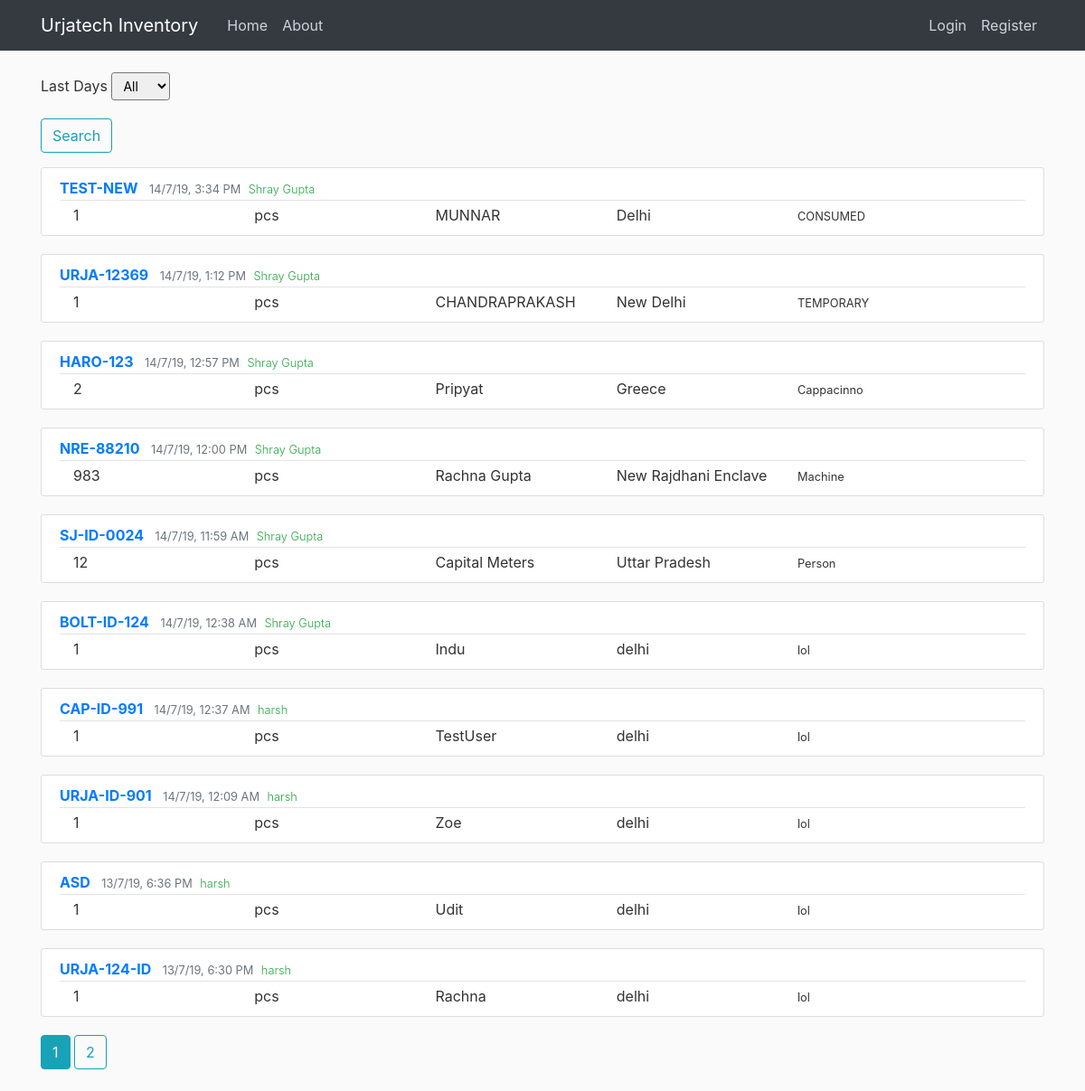
Page /home on the earlier database version.
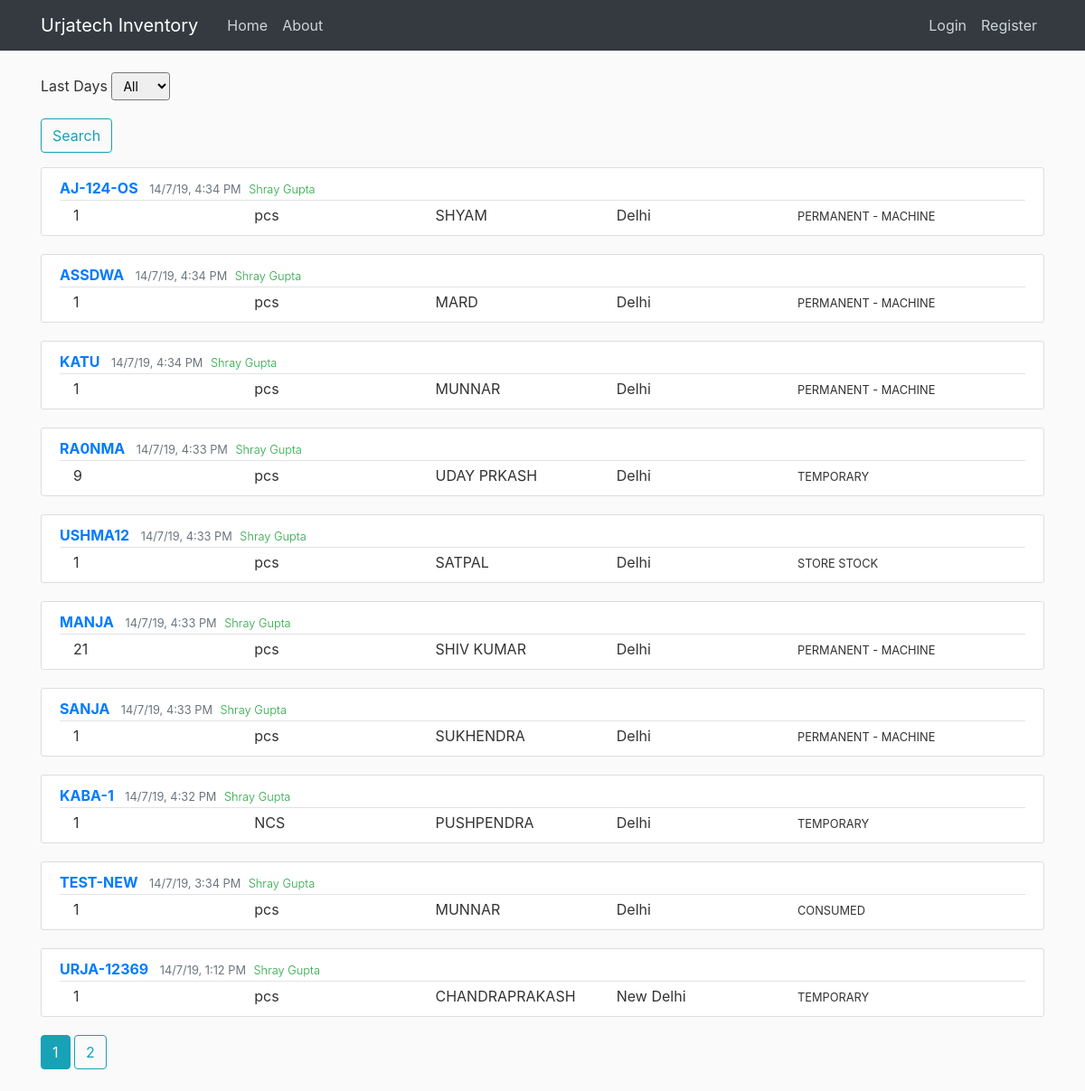
Same page on the later database version.
### flaskblog/models.py (models this page shows, shortened)
class Post(db.Model):
    id = db.Column(db.Integer, primary_key=True)
    material_id = db.Column(db.String(50), nullable=False)
    numbers_issued = db.Column(db.Integer)
    unit = db.Column(db.String(10))
    person = db.Column(db.String(20))
    location = db.Column(db.String(50))
    type_issued = db.Column(db.String(20))
    date_posted = db.Column(db.DateTime, nullable=False, default=datetime.now)
    user_id = db.Column(db.Integer, db.ForeignKey('user.id'))

class User(db.Model, UserMixin):
    id = db.Column(db.Integer, primary_key=True)
    name = db.Column(db.String(30), nullable=False)
    username = db.Column(db.String(20), unique=True, nullable=False)
    email = db.Column(db.String(100), unique=True, nullable=False)
    image_file = db.Column(db.String(20), nullable=False, default='56c6632a3ab0abec.jpg')
    password = db.Column(db.String(60), nullable=False)
    posts = db.relationship('Post', backref='author', lazy=True)

### flaskblog/routes.py (the view)
@app.route("/", methods=['GET', 'POST'])
@app.route("/home", methods=['GET', 'POST'])
def home():
    page = request.args.get('page', 1, type=int)
    per_page=10
    form = SortDays()
    posts = Post.query.order_by(desc(Post.date_posted))
    if form.sort_days.data == '1':
        posts = Post.query.order_by(desc(Post.date_posted)).filter(Post.date_posted > (datetime.now()-timedelta(days=1)))
    elif form.sort_days.data == '7':
        posts = Post.query.order_by(desc(Post.date_posted)).filter(Post.date_posted > (datetime.now()-timedelta(hours=2)))
    elif form.sort_days.data == '30':
        posts = Post.query.order_by(desc(Post.date_posted)).filter(Post.date_posted > (datetime.now()-timedelta(days=30)))
    elif form.sort_days.data == '90':
        posts = Post.query.order_by(desc(Post.date_posted)).filter(Post.date_posted > (datetime.now()-timedelta(days=90)))
    elif form.sort_days.data == '360':
        posts = Post.query.order_by(desc(Post.date_posted)).filter(Post.date_posted > (datetime.now()-timedelta(days=360)))
    elif form.sort_days.data == 'All':
        posts = Post.query.order_by(desc(Post.date_posted))
    return render_template('home.html', form=form, posts=posts.paginate(page=page, per_page=per_page))

### flaskblog/forms.py
class SortDays(FlaskForm):
    sort_days = SelectField('Last Days', choices=[('All', 'All'), ('1', '1'),
                                                  ('7', '7'), ('30', '30'),
                                                  ('90', '90'), ('360', '360')])
    submit = SubmitField('Search')

### flaskblog/templates/home.html
{% extends "layout.html" %}
{% block content %}
<form method="POST" action="">
        <div class="form-group">
            {{ form.sort_days.label(class="form-control-label")}}
            {% if form.sort_days.errors %}
                {{ form.sort_days(class="form-control form-control-lg is-invalid") }}
                <div class="invalid-feedback">
                    {% for error in form.sort_days.errors %}
                        <span>
                    {{ error }}
                    </span>
                    {% endfor %}
                </div>
            {% else %}
                {{ form.sort_days(class="form-control-sm") }}
            {% endif %}
        </div>
    <div class="form-group">
        {{ form.submit(class="btn btn-outline-info") }}
    </div>
</form>
{% for post in posts.items %}
  <article class="media content-section">
  <div class="media-body">
    <div class="article-metadata">
        <a class="mr-2 text-uppercase font-weight-bold" href="{{ url_for('post', post_id=post.id) }}"> {{ post.material_id }}</a>
        <small class="text-muted">{{ post.date_posted.strftime("%d/%-m/%-y, %-I:%M %p")}}</small>
        <small class="font-weight-light text-success ml-1">{{ post.author.name }}</small>
      </div>
      <div class="container text-sm">
        <div class="row">
          <div class="col">
            {{ post.numbers_issued }}
          </div>
          <div class="col">
            {{ post.unit }}
          </div>
          <div class="col">
            {{ post.person }}
          </div>
          <div class="col">
            {{ post.location }}
          </div>
          <div class="col-3">
            <small> {{ post.type_issued }}</small>
          </div>
        </div>
      </div>
    </div>
  </article>
{% endfor %}
{% for page_num in posts.iter_pages(left_edge=1, right_edge=1, left_current=1, right_current=2) %}
  {% if page_num %}
    {% if posts.page == page_num %}
      <a class="btn btn-info mb-4" href="{{ url_for('home', page=page_num) }}">{{page_num}}</a>
    {% else %}
      <a class="btn btn-outline-info mb-4" href="{{ url_for('home', page=page_num) }}">{{page_num}}</a>
    {% endif %}
  {% else %}
    ...
  {% endif %}
{% endfor %}
  {% endblock content %}

Differences in the rows shown:
no longer on this page (row unchanged): Post: material_id "HARO-123", date_posted "14/7/19, 12:57 PM", author.name "Shray Gupta", numbers_issued "2", unit "pcs", person "Pripyat", location "Greece", type_issued "Cappacinno"
no longer on this page (row unchanged): Post: material_id "NRE-88210", date_posted "14/7/19, 12:00 PM", author.name "Shray Gupta", numbers_issued "983", unit "pcs", person "Rachna Gupta", location "New Rajdhani Enclave", type_issued "Machine"
no longer on this page (row unchanged): Post: material_id "SJ-ID-0024", date_posted "14/7/19, 11:59 AM", author.name "Shray Gupta", numbers_issued "12", unit "pcs", person "Capital Meters", location "Uttar Pradesh", type_issued "Person"
no longer on this page (row unchanged): Post: material_id "BOLT-ID-124", date_posted "14/7/19, 12:38 AM", author.name "Shray Gupta", numbers_issued "1", unit "pcs", person "Indu", location "delhi", type_issued "lol"
no longer on this page (row unchanged): Post: material_id "CAP-ID-991", date_posted "14/7/19, 12:37 AM", author.name "harsh", numbers_issued "1", unit "pcs", person "TestUser", location "delhi", type_issued "lol"
no longer on this page (row unchanged): Post: material_id "URJA-ID-901", date_posted "14/7/19, 12:09 AM", author.name "harsh", numbers_issued "1", unit "pcs", person "Zoe", location "delhi", type_issued "lol"
no longer on this page (row unchanged): Post: material_id "ASD", date_posted "13/7/19, 6:36 PM", author.name "harsh", numbers_issued "1", unit "pcs", person "Udit", location "delhi", type_issued "lol"
no longer on this page (row unchanged): Post: material_id "URJA-124-ID", date_posted "13/7/19, 6:30 PM", author.name "harsh", numbers_issued "1", unit "pcs", person "Rachna", location "delhi", type_issued "lol"
added Post: material_id "AJ-124-OS", date_posted "14/7/19, 4:34 PM", author.name "Shray Gupta", numbers_issued "1", unit "pcs", person "SHYAM", location "Delhi", type_issued "PERMANENT - MACHINE"
added Post: material_id "ASSDWA", date_posted "14/7/19, 4:34 PM", author.name "Shray Gupta", numbers_issued "1", unit "pcs", person "MARD", location "Delhi", type_issued "PERMANENT - MACHINE"
added Post: material_id "KATU", date_posted "14/7/19, 4:34 PM", author.name "Shray Gupta", numbers_issued "1", unit "pcs", person "MUNNAR", location "Delhi", type_issued "PERMANENT - MACHINE"
added Post: material_id "RA0NMA", date_posted "14/7/19, 4:33 PM", author.name "Shray Gupta", numbers_issued "9", unit "pcs", person "UDAY PRKASH", location "Delhi", type_issued "TEMPORARY"
added Post: material_id "USHMA12", date_posted "14/7/19, 4:33 PM", author.name "Shray Gupta", numbers_issued "1", unit "pcs", person "SATPAL", location "Delhi", type_issued "STORE STOCK"
added Post: material_id "MANJA", date_posted "14/7/19, 4:33 PM", author.name "Shray Gupta", numbers_issued "21", unit "pcs", person "SHIV KUMAR", location "Delhi", type_issued "PERMANENT - MACHINE"
added Post: material_id "SANJA", date_posted "14/7/19, 4:33 PM", author.name "Shray Gupta", numbers_issued "1", unit "pcs", person "SUKHENDRA", location "Delhi", type_issued "PERMANENT - MACHINE"
added Post: material_id "KABA-1", date_posted "14/7/19, 4:32 PM", author.name "Shray Gupta", numbers_issued "1", unit "NCS", person "PUSHPENDRA", location "Delhi", type_issued "TEMPORARY"
